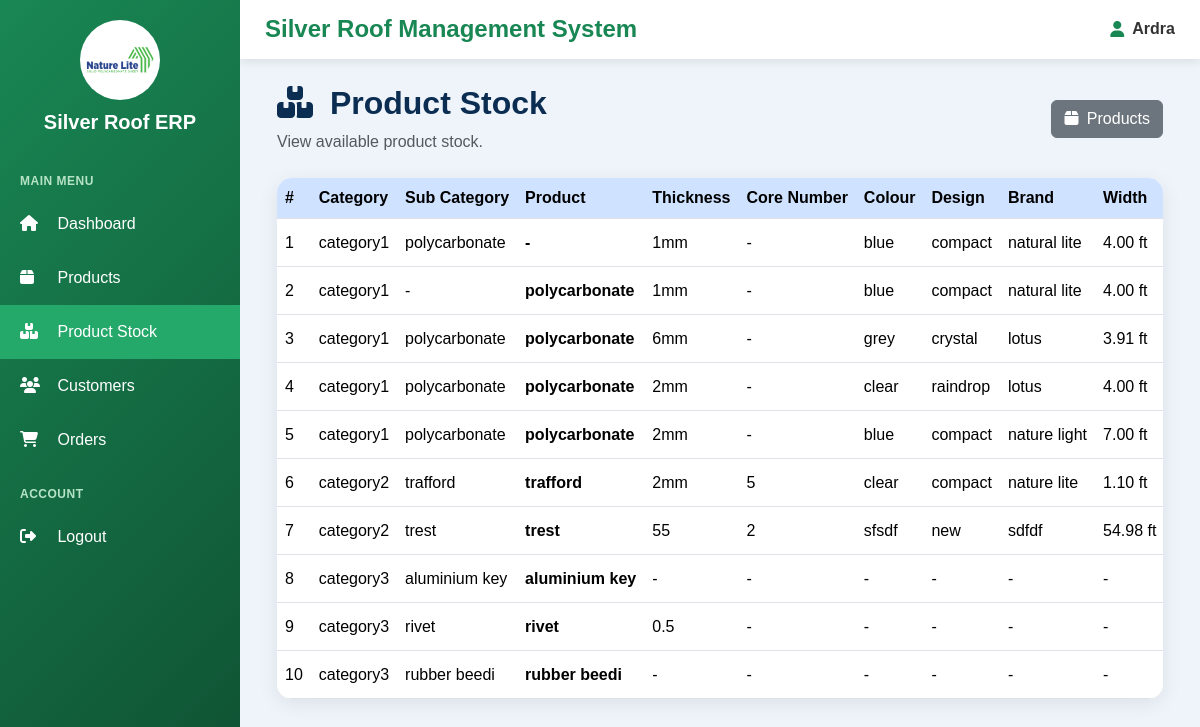
The app's page /products/stock/ (signed in) with its own data.
### products/models.py (models this page shows, shortened)
class ProductStock(models.Model):
    product = models.OneToOneField(
        Product,
        on_delete=models.CASCADE,
        related_name="stock_details"
    )
    length_ft = models.DecimalField(
        max_digits=10,
        decimal_places=2,
        default=0,
        blank=True,
        null=True
    )
    quantity = models.PositiveIntegerField(
        default=0
    )
    out_of_stock = models.BooleanField(
        default=False
    )
    updated_at = models.DateTimeField(
        auto_now=True
    )

class Product(models.Model):
    category = models.ForeignKey(
        Category,
        on_delete=models.CASCADE,
        related_name="products"
    )
    product_name = models.CharField(
        max_length=150,
        blank=True,
        null=True
    )
    subcategory = models.ForeignKey(
        SubCategory,
        on_delete=models.SET_NULL,
        related_name="products",
        blank=True,
        null=True
    )
    subcategory_text = models.CharField(
        max_length=100,
        blank=True,
        null=True
    )
    width = models.CharField(
        max_length=100,
        blank=True,
        null=True
    )
    brand = models.ForeignKey(
        Brand,
        on_delete=models.SET_NULL,
        related_name="products",
        blank=True,
        null=True
    )
    thickness = models.ForeignKey(
        Thickness,
        on_delete=models.SET_NULL,
        related_name="products",
        blank=True,
        null=True
    )
    colour = models.ForeignKey(
        Colour,
        on_delete=models.SET_NULL,
        related_name="products",
        blank=True,
        null=True
    )
    design = models.ForeignKey(
        Design,
        on_delete=models.SET_NULL,
        related_name="products",
        blank=True,
        null=True
    )
    width_ft = models.DecimalField(
        max_digits=8,
        decimal_places=2,
        default=0,
        blank=True,
        null=True
    )
    core_number = models.CharField(
        max_length=100,
        blank=True,
        null=True
    )
    sqt_rate = models.DecimalField(
        max_digits=10,
        decimal_places=2,
        default=0,
        blank=True,
        null=True
    )
    size = models.CharField(
        max_length=100,
        blank=True,
        null=True
    )
    nos = models.PositiveIntegerField(
        blank=True,
        null=True,
        default=0
    )

class Category(models.Model):
    name = models.CharField(
        max_length=100
    )

class SubCategory(models.Model):
    category = models.ForeignKey(
        Category,
        on_delete=models.CASCADE,
        related_name="subcategories"
    )
    name = models.CharField(
        max_length=100
    )

class Thickness(models.Model):
    name = models.CharField(
        max_length=50
    )
    def __str__(self):
        return self.name

class Colour(models.Model):
    name = models.CharField(
        max_length=50
    )

class Design(models.Model):
    name = models.CharField(
        max_length=100
    )

class Brand(models.Model):
    name = models.CharField(
        max_length=100
    )

### products/views.py (the view)
@login_required
def stock_list(request):
    stocks = (
        ProductStock.objects
        .select_related(
            "product",
            "product__category",
            "product__subcategory",
            "product__colour",
            "product__brand",
            "product__thickness",
            "product__design",
        )
        .all()
        .order_by(
            "product__category__name",
            "product__product_name"
        )
    )
    return render(
        request,
        "products/stock_list.html",
        {
            "stocks": stocks
        }
    )

### products/templates/products/stock_list.html (shortened to what this page needs)
{% extends "base.html" %}
{% block content %}
<div class="container-fluid">
    <div class="d-flex justify-content-between align-items-center mb-4">
        <div>
            <h2 class="page-title">
                <i class="fa fa-boxes-stacked me-2"></i>
                Product Stock
            </h2>
            <p class="text-muted mb-0">
                View available product stock.
            </p>
        </div>
        <div>
            <a
                href="{% url 'product_list' %}"
                class="btn btn-secondary"
            >
                <i class="fa fa-box me-1"></i>
                Products
            </a>
        </div>
    </div>
    <div class="stock-card">
        <div class="table-responsive">
            <table class="table table-hover mb-0">
                <thead>
                    <tr>
                        <th>#</th>
                        <th>Category</th>
                        <th>Sub Category</th>
                        <th>Product</th>
                        <th>Thickness</th>
<th>Core Number</th>
<th>Colour</th>
<th>Design</th>
                        <th>Brand</th>
                        <th>Width</th>
                    </tr>
                </thead>
                <tbody>
                    {% for stock in stocks %}
                    <tr>
                        <td>
                            {{ forloop.counter }}
                        </td>
                        <td>
                            {% if stock.product.category %}
                                {{ stock.product.category.name }}
                            {% else %}
                                -
                            {% endif %}
                        </td>
                        <td>
                            {% if stock.product.subcategory %}
                                {{ stock.product.subcategory.name }}
                            {% else %}
                                -
                            {% endif %}
                        </td>
                        <td>
                            <strong>
                                {% if stock.product.product_name %}
                                    {{ stock.product.product_name }}
                                {% else %}
                                    -
                                {% endif %}
                            </strong>
                        </td>
                        <td>
                            {% if stock.product.thickness %}
                                {{ stock.product.thickness }}
                            {% else %}
                                -
                            {% endif %}
                        </td>
<td>
    {% if stock.product.core_number %}
        {{ stock.product.core_number }}
    {% else %}
        -
    {% endif %}
</td>
                        <td>
                            {% if stock.product.colour %}
                                {{ stock.product.colour.name }}
                            {% elif stock.product.colour_text %}
                                {{ stock.product.colour_text }}
                            {% else %}
                                -
                            {% endif %}
                        </td>
                        <td>
                            {% if stock.product.design %}
                                {{ stock.product.design.name }}
                            {% elif stock.product.design_text %}
                                {{ stock.product.design_text }}
                            {% else %}
                                -
                            {% endif %}
                        </td>
                        <td>
                            {% if stock.product.brand %}
                                {{ stock.product.brand.name }}
                            {% elif stock.product.brand_text %}
                                {{ stock.product.brand_text }}
                            {% else %}
                                -
                            {% endif %}
                        </td>
                        <td>
                            {% if stock.product.width_ft %}
                                {{ stock.product.width_ft|floatformat:2 }} ft
                            {% else %}
                                -
                            {% endif %}
                        </td>
                    </tr>
                    {% endfor %}
                </tbody>
            </table>
        </div>
    </div>
</div>
{% endblock %}

### templates/base.html (shortened to what this page needs)
{% load static %}
<!DOCTYPE html>
<html lang="en">
<head>
    <link
        href="https://cdn.jsdelivr.net/npm/bootstrap@5.3.3/dist/css/bootstrap.min.css"
        rel="stylesheet"
    >
    <link
        rel="stylesheet"
        href="https://cdnjs.cloudflare.com/ajax/libs/font-awesome/6.7.2/css/all.min.css"
    >
</head>
<body class="{% if not request.user.is_superuser %}non-superuser-theme{% endif %}">
<div class="sidebar">
    <div class="logo">
        <img
            src="{% static 'images/logo.png' %}"
            alt="Silver Roof Logo"
        >
        <h4>
            Silver Roof ERP
        </h4>
    </div>
    <div class="sidebar-section">
        Main Menu
    </div>
    {% if request.user.is_superuser %}
        <a
            href="{% url 'admin_dashboard' %}"
            class="{% if request.resolver_match.url_name == 'admin_dashboard' %}active{% endif %}"
        >
            <i class="fa fa-house"></i>
            Dashboard
        </a>
    {% else %}
        <a
            href="{% url 'sales_dashboard' %}"
            class="{% if request.resolver_match.url_name == 'sales_dashboard' %}active{% endif %}"
        >
            <i class="fa fa-house"></i>
            Dashboard
        </a>
    {% endif %}
    <a
        href="{% url 'product_list' %}"
        class="{% if request.resolver_match.url_name == 'product_list' or request.resolver_match.url_name == 'add_product' or request.resolver_match.url_name == 'edit_product' %}active{% endif %}"
    >
        <i class="fa fa-box"></i>
        Products
    </a>
    <a
        href="{% url 'stock_list' %}"
        class="{% if request.resolver_match.url_name == 'stock_list' or request.resolver_match.url_name == 'add_stock' or request.resolver_match.url_name == 'edit_stock' or request.resolver_match.url_name == 'stock_detail' %}active{% endif %}"
    >
        <i class="fa fa-boxes-stacked"></i>
        Product Stock
    </a>
    <a
        href="{% url 'customer_list' %}"
        class="{% if request.resolver_match.url_name == 'customer_list' %}active{% endif %}"
    >
        <i class="fa fa-users"></i>
        Customers
    </a>
    <a
        href="{% url 'order_list' %}"
        class="{% if request.resolver_match.url_name == 'order_list' or request.resolver_match.url_name == 'add_order' or request.resolver_match.url_name == 'edit_order' %}active{% endif %}"
    >
        <i class="fa fa-cart-shopping"></i>
        {% if request.user.is_superuser %}
            Product Order Details
        {% else %}
            Orders
        {% endif %}
    </a>
    <div class="sidebar-section">
        Account
    </div>
    <a href="{% url 'logout' %}">
        <i class="fa fa-right-from-bracket"></i>
        Logout
    </a>
</div>
<div class="main">
    <div class="topbar">
        <h4>
            Silver Roof Management System
        </h4>
        <div class="topbar-user">
            {% if request.user.is_superuser %}
                <i class="fa-solid fa-user-shield"></i>
                <strong>
                    Admin
                </strong>
            {% else %}
                <i class="fa-solid fa-user"></i>
                <strong>
                    {{ request.user.username }}
                </strong>
            {% endif %}
        </div>
    </div>
    <div class="content">
        {% block content %}
        {% endblock %}
    </div>
</div>
</body>
</html>

### templates/base.html (style rules this page uses)
* { box-sizing: border-box; }
body { margin: 0; font-family: Arial, sans-serif; background: #f4f6f9; }
.sidebar { width: 240px; height: 100vh; position: fixed; left: 0; top: 0; background: #0B2D52; overflow-y: auto; z-index: 1000; }
.logo { text-align: center; padding: 20px; color: white; }
.logo img { width: 80px; height: 80px; border-radius: 50%; background: white; padding: 5px; object-fit: contain; }
.logo h4 { margin-top: 10px; margin-bottom: 0; font-size: 20px; font-weight: 600; }
.sidebar a { display: block; color: white; padding: 15px 20px; text-decoration: none; font-size: 16px; transition: 0.2s; }
.sidebar a.active { background: #1565c0; color: white; }
.sidebar a i { width: 25px; margin-right: 8px; }
.sidebar-section { color: #9fc5e8; font-size: 12px; font-weight: bold; text-transform: uppercase; padding: 18px 20px 7px; letter-spacing: 0.5px; }
.main { margin-left: 240px; min-height: 100vh; }
.topbar { background: white; padding: 15px 25px; display: flex; justify-content: space-between; align-items: center; box-shadow: 0 2px 10px rgba(0, 0, 0, 0.1); position: sticky; top: 0; z-index: 900; }
.topbar h4 { margin: 0; color: #0B2D52; font-weight: 600; }
.topbar-user { display: flex; align-items: center; gap: 8px; color: #333; }
.topbar-user i { color: #0B2D52; }
.topbar-user strong { color: #333; }
.content { padding: 25px; }
body.non-superuser-theme { background: #eef4fa; }
body.non-superuser-theme .sidebar { background: linear-gradient(135deg, #198754, #0f5132); }
body.non-superuser-theme .sidebar a:hover, body.non-superuser-theme .sidebar a.active { background: #25a96b; color: white; }
body.non-superuser-theme .sidebar-section { color: #b7e4c7; }
body.non-superuser-theme .topbar h4, body.non-superuser-theme .topbar-user i { color: #198754; }

### products/templates/products/stock_list.html (style rules this page uses)
.page-title { color: #0B2D52; font-weight: 700; }
.stock-card { background: white; border-radius: 15px; box-shadow: 0 5px 20px rgba(0, 0, 0, 0.08); overflow: hidden; }
.table th { background: #cfe2ff; color: #000; white-space: nowrap; }
.table td { vertical-align: middle; white-space: nowrap; }

### records on screen
ProductStock: product.category.name "category1", product.subcategory.name "polycarbonate", product.thickness "1mm", product.colour.name "blue", product.design.name "compact", product.brand.name "natural lite", product.width_ft "4.00"
ProductStock: product.category.name "category1", product.product_name "polycarbonate", product.thickness "1mm", product.colour.name "blue", product.design.name "compact", product.brand.name "natural lite", product.width_ft "4.00"
ProductStock: product.category.name "category1", product.subcategory.name "polycarbonate", product.product_name "polycarbonate", product.thickness "6mm", product.colour.name "grey", product.design.name "crystal", product.brand.name "lotus", product.width_ft "3.91"
ProductStock: product.category.name "category1", product.subcategory.name "polycarbonate", product.product_name "polycarbonate", product.thickness "2mm", product.colour.name "clear", product.design.name "raindrop", product.brand.name "lotus", product.width_ft "4.00"
ProductStock: product.category.name "category1", product.subcategory.name "polycarbonate", product.product_name "polycarbonate", product.thickness "2mm", product.colour.name "blue", product.design.name "compact", product.brand.name "nature light", product.width_ft "7.00"
ProductStock: product.category.name "category2", product.subcategory.name "trafford", product.product_name "trafford", product.thickness "2mm", product.core_number "5", product.colour.name "clear", product.design.name "compact", product.brand.name "nature lite", product.width_ft "1.10"
ProductStock: product.category.name "category2", product.subcategory.name "trest", product.product_name "trest", product.thickness "55", product.core_number "2", product.colour.name "sfsdf", product.design.name "new", product.brand.name "sdfdf", product.width_ft "54.98"
ProductStock: product.category.name "category3", product.subcategory.name "aluminium key", product.product_name "aluminium key"
ProductStock: product.category.name "category3", product.subcategory.name "rivet", product.product_name "rivet", product.thickness "0.5"
ProductStock: product.category.name "category3", product.subcategory.name "rubber beedi", product.product_name "rubber beedi"

### other values on screen
{{ request.user.username }} "Ardra"
